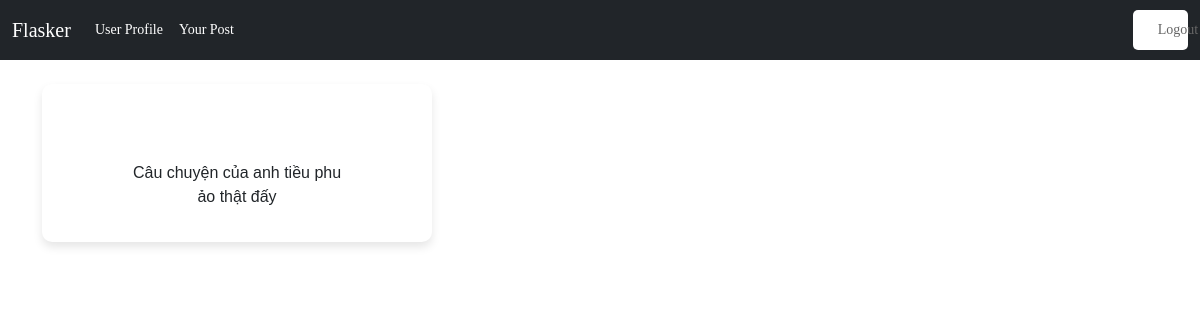
Before: /user/posts (signed in) with the older database file.
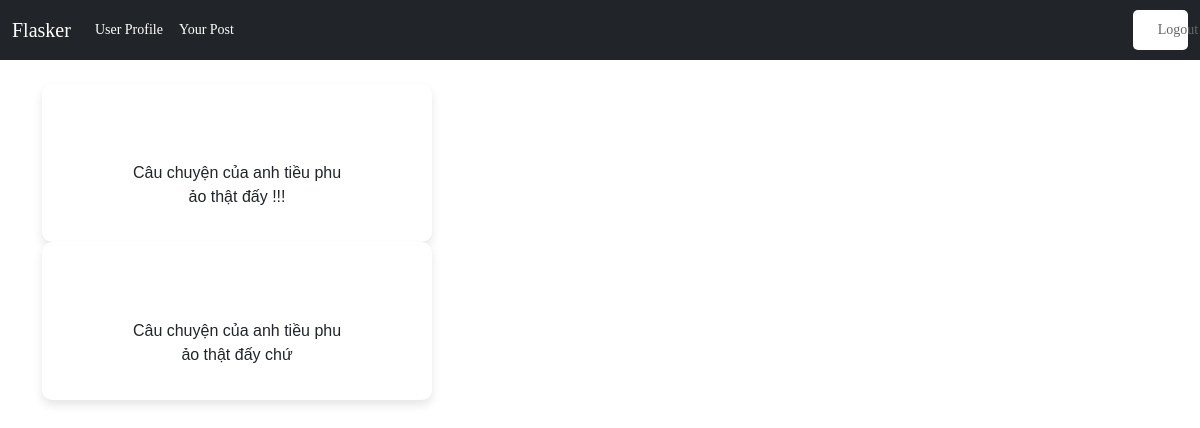
After: the same page with the newer database file.
### app.py (models this page shows, shortened)
class Post(UserMixin,db.Model):
    id = db.Column(db.Integer, primary_key=True)
    user_id = db.Column(db.Integer, ForeignKey('user.id'))
    blog_name = db.Column(db.String(255), nullable=False, )
    content = db.Column(db.String(100), nullable=False, unique = True)
    date_create = db.Column(db.Date(), default=datetime.utcnow)

### app.py (the view)
@app.route('/user/posts')
@login_required
def show_post():
    if current_user.is_authenticated:
        posts = Post.query.filter_by(user_id=current_user.id)
    return render_template('user/posts.html', posts=posts)

### app.py (called while the page is built)
@login_manager.user_loader
def load_user(id):
        return User.query.get(int(id))

### templates/user/posts.html
{% extends "base.html" %}
{% block content %}
<div class="row row-cols-3">
    <div class="grid text-center">
        {% for post in posts%}
        <div class="g-col-6 g-col-md-4">
            <div class="wrap-login100">
                <span>{{post.blog_name}}</span>
                <br>
                <span>{{post.content}}</span>
            </div>
        </div>
        {% endfor %}
    </div>
</div>
{% endblock content%}

### templates/base.html (shortened to what this page needs)
<!DOCTYPE html>
<html lang="en">
<head>
    <link href="https://cdn.jsdelivr.net/npm/bootstrap@5.0.2/dist/css/bootstrap.min.css" rel="stylesheet"
 />
    <link rel="stylesheet" href="{{ url_for('static', filename='css/style.css') }}">
</head>
<body>
    {% include 'navbar.html' %}
    <br/>
    <div class="container text-center">
        {% block content %}
        {% endblock %}
    </div>
</body>
</html>

### templates/navbar.html (shortened to what this page needs)
<nav class="navbar navbar-expand-lg bg-body-tertiary">
    <div class="container-fluid">
      <a class="navbar-brand" href="/">Flasker</a>
      <div class="collapse navbar-collapse" id="navbarSupportedContent">
        {% if current_user.is_authenticated %}
        <ul class="navbar-nav me-auto mb-2 mb-lg-0">
          <li class="nav-item">
            <a class="nav-link" href="{{ url_for('user') }}">User Profile</a>
          </li>
          <li class="nav-item">
            <a class="nav-link" href="{{ url_for('show_post') }}">Your Post</a>
          </li>
        </ul>
        {% else %}
        <ul class="navbar-nav me-auto mb-2 mb-lg-0">
            <li class="nav-item">
            </li>
        </ul>
        {% endif %}
        <button class="btn-s btn-outline-success">
            {% if current_user.is_authenticated %}
            <a href="{{ url_for('logout') }}">Logout</a>
            {% else %}
            <a href="{{ url_for('login') }}">Login</a>
            {% endif %}
        </button>
      </div>
    </div>
  </nav>

### static/css/style.css (style rules this page uses)
.navbar.navbar-expand-lg.bg-body-tertiary { background-color: #212529; }
.nav-link, .navbar-brand { color: #fff; }
.btn-s { position: relative; background-color: #fff; width: 5%; height: 40px; border-radius: 5px; }
.btn-s a { position: absolute; top: 0px; left: 0px; width: 90px; height: 40px; padding-top: 8px; text-decoration: none; }
* { margin: 0; padding: 0; box-sizing: border-box }
body,html { height: 100%; font-family: Poppins-Regular,sans-serif }
a { font-family: Poppins-Regular; font-size: 14px; line-height: 1.7; color: #666; margin: 0; transition: all .4s; -webkit-transition: all .4s; -o-transition: all .4s; -moz-transition: all .4s }
ul,li { margin: 0; list-style-type: none }
button { outline: none!important; border: none; background: 0 0 }
.wrap-login100 { width: 390px; background: #fff; border-radius: 10px; overflow: hidden; padding: 77px 55px 33px; box-shadow: 0 5px 10px 0 rgba(0,0,0,.1); -moz-box-shadow: 0 5px 10px 0 rgba(0,0,0,.1); -webkit-box-shadow: 0 5px 10px 0 rgba(0,0,0,.1); -o-box-shadow: 0 5px 10px 0 rgba(0,0,0,.1); -ms-box-shadow: 0 5px 10px 0 rgba(0,0,0,.1) }

Changed rows visible on the page:
changed Post: content "ảo thật đấy" → "ảo thật đấy !!!"
added Post: blog_name "Câu chuyện của anh tiều phu", content "ảo thật đấy chứ"
